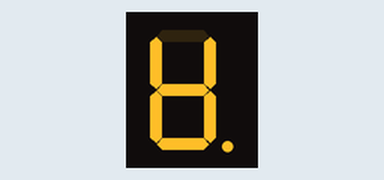
Simulated run of this sketch. Board: ESP8266 (NodeMCU). Shown: 1-digit seven-segment display. Wiring (inferred from the names in the program): 1-digit 7-segment display, segments lit when LOW: segments D0, D1, D4, D5, D6, D7, GPIO 3, GPIO 1. The segment pins are drawn as the display they are named for.

Above: at 0.1 s.
At 2.1 s:
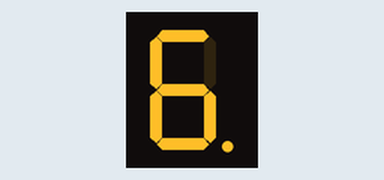
At 6.1 s:
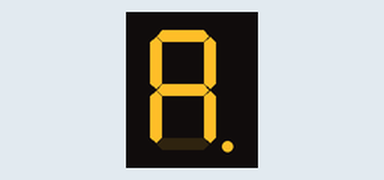
At 10.1 s:
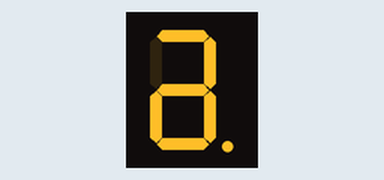
At 26.1 s:
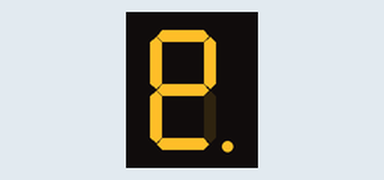
At 39.1 s:
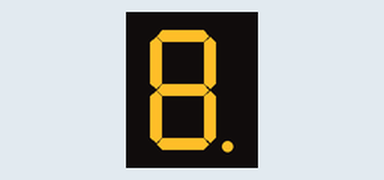

Measured:
- what the display in image 1 shows lasts 1.0 s, from 2.0 s to 3.0 s

The sketch:

DENEYAP_L5_1_4_Segment7.ino
```cpp
/*  HAFTA 5 - GOZLE UYGULAMA 1.4
 *  KONU: 7 Segment Display
 *  Amac: 7 Segment Display ile rakamları gosterme.
 */

#define a D0
#define b D1
#define c D4
#define d D5
#define e D6
#define f D7
#define g D9
#define dp D10

void setup()
{
  pinMode(a, OUTPUT);
  pinMode(b, OUTPUT);
  pinMode(c, OUTPUT);
  pinMode(d, OUTPUT);
  pinMode(e, OUTPUT);
  pinMode(f, OUTPUT);
  pinMode(g, OUTPUT);
  pinMode(dp, OUTPUT);
}

void loop()
{
  digitalWrite(a, HIGH);
  delay(1000);
  digitalWrite(a, LOW);
  delay(1000);
  digitalWrite(b, HIGH);
  delay(1000);
  digitalWrite(b, LOW);
  delay(1000);
  digitalWrite(c, HIGH);
  delay(1000);
  digitalWrite(c, LOW);
  delay(1000);
  digitalWrite(d, HIGH);
  delay(1000);
  digitalWrite(d, LOW);
  delay(1000);
  digitalWrite(e, HIGH);
  delay(1000);
  digitalWrite(e, LOW);
  delay(1000);
  digitalWrite(f, HIGH);
  delay(1000);
  digitalWrite(f, LOW);
  delay(1000);
  digitalWrite(g, HIGH);
  delay(1000);
  digitalWrite(g, LOW);
  delay(1000);
  digitalWrite(dp, HIGH);
  delay(1000);
  digitalWrite(dp, LOW);
  delay(1000);

  for (int i = 0; i < 3; i++)
  {
    digitalWrite(a, HIGH);
    digitalWrite(b, HIGH);
    digitalWrite(c, HIGH);
    digitalWrite(d, HIGH);
    digitalWrite(e, HIGH);
    digitalWrite(f, HIGH);
    digitalWrite(g, HIGH);
    digitalWrite(dp, HIGH);
    delay(1000);
    digitalWrite(a, LOW);
    digitalWrite(b, LOW);
    digitalWrite(c, LOW);
    digitalWrite(d, LOW);
    digitalWrite(e, LOW);
    digitalWrite(f, LOW);
    digitalWrite(g, LOW);
    digitalWrite(dp, LOW);
    delay(1000);
  }
}
```
